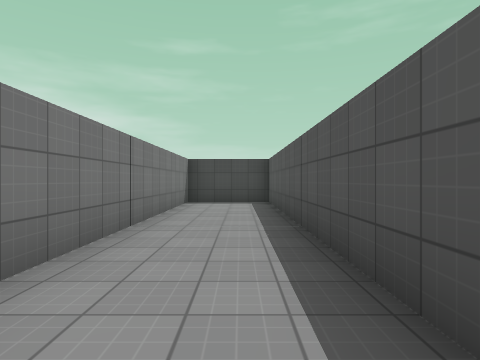
View 1 (above)

24 first-person views from a walk through a level from a Godot 3-D game. The camera is 1.3 m above the floor, looks level and sees 75° across. The floor is counted in squares, 1.95 m on a side. Each view is taken from the middle of a square. On the plan, view 1 faces up. The plan holds only what a view shows up to about 10 squares ahead; the rest is blank. The place goes on beyond the plan. Flat picture figures and markers are not drawn. Surface patterns are stand-ins for the level's own textures.

View 2
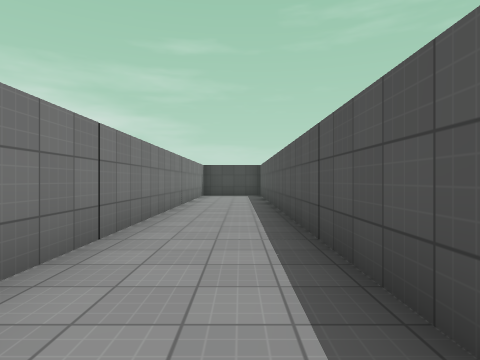

View 3
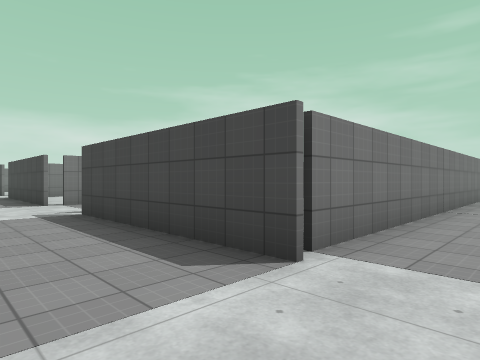

View 4
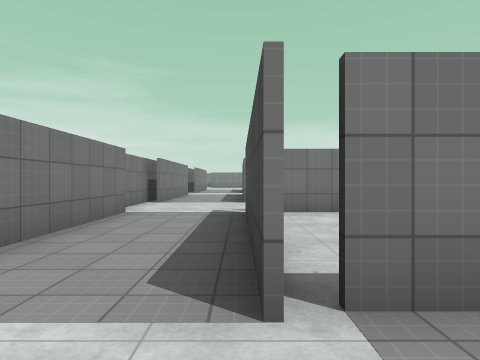

View 5
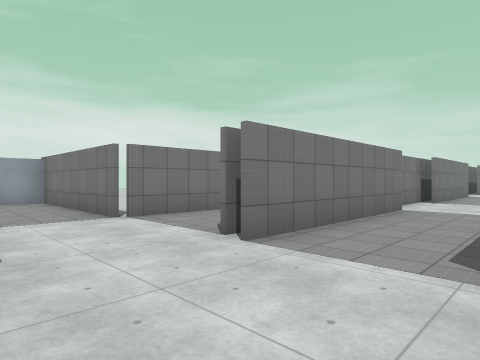

View 6
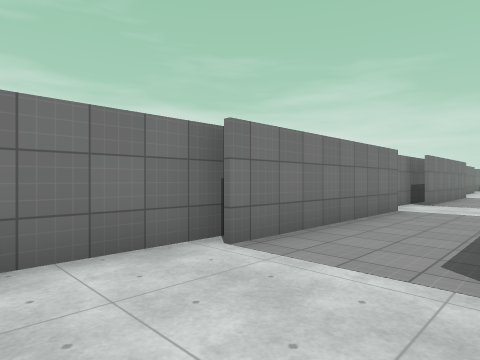

View 7
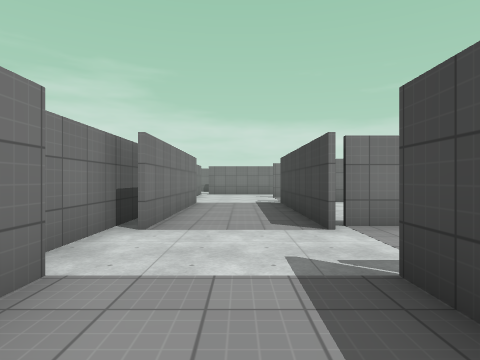

View 8
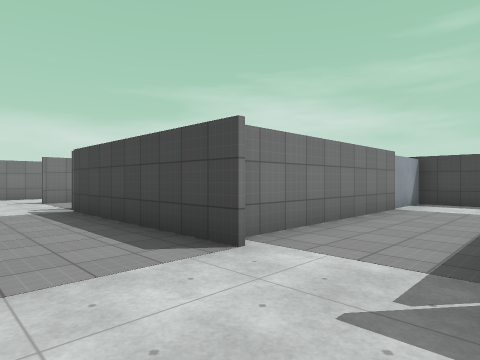

View 9
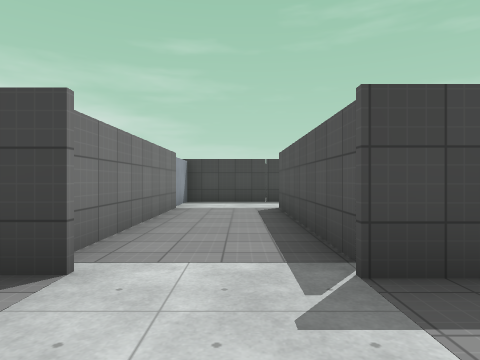

View 10
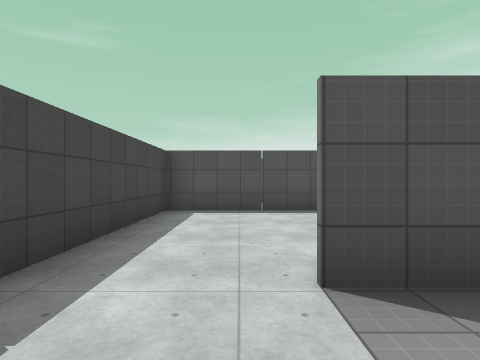

View 11
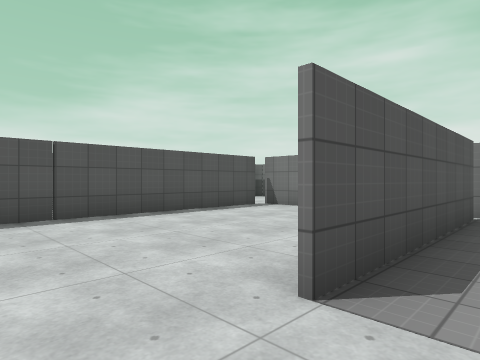

View 12
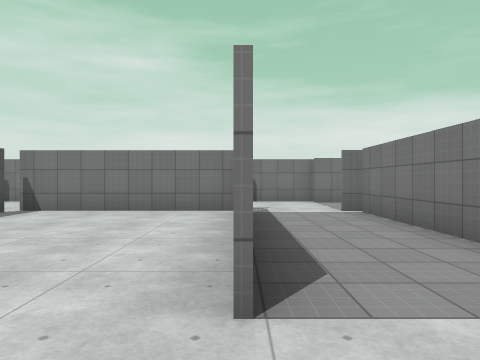

View 13
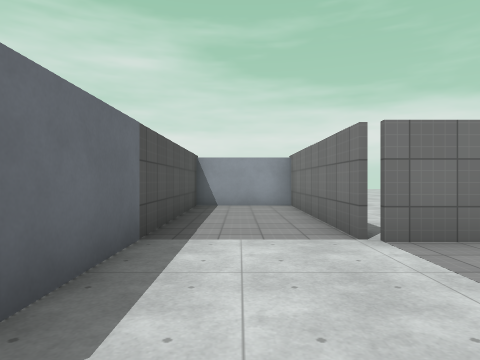

View 14
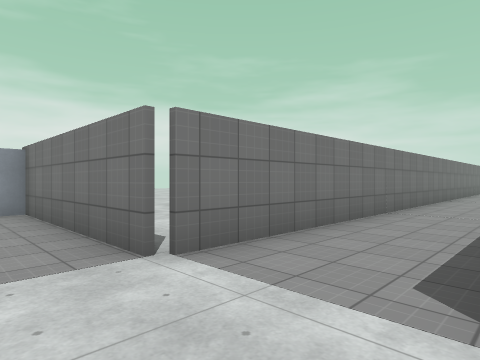

View 15
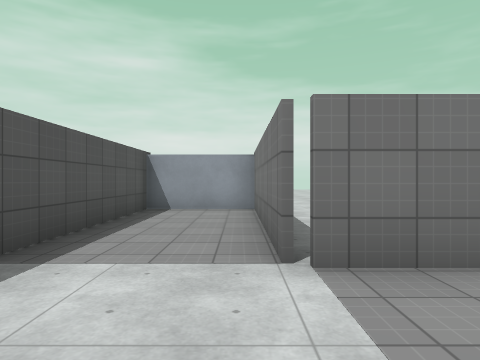

View 16
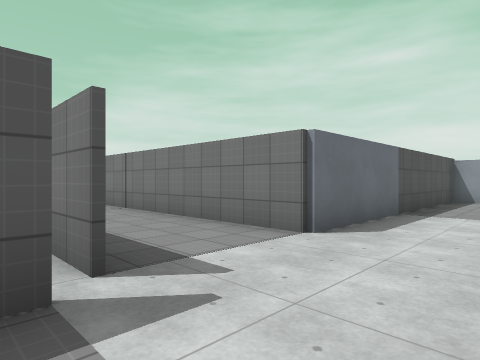

View 17
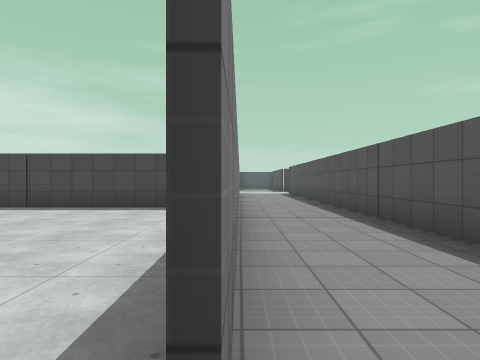

View 18
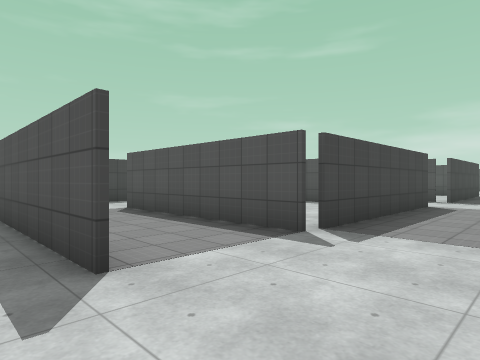

View 19
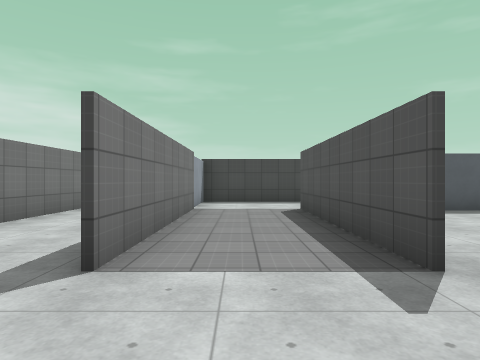

View 20
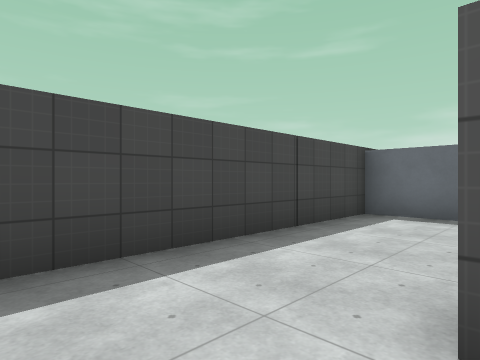

View 21
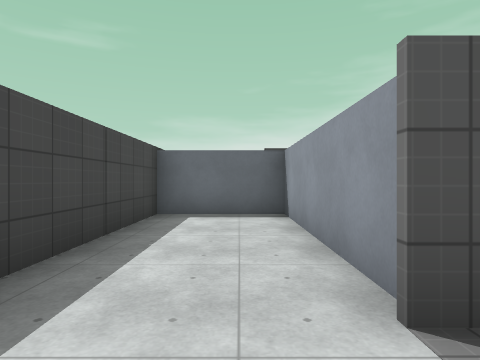

View 22
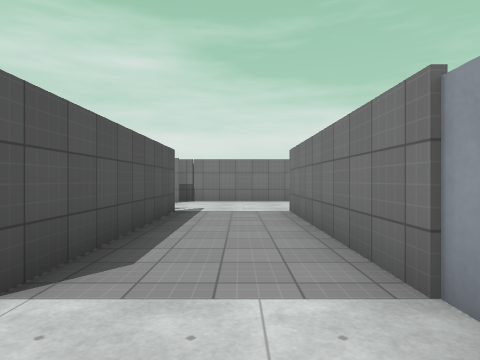

View 23
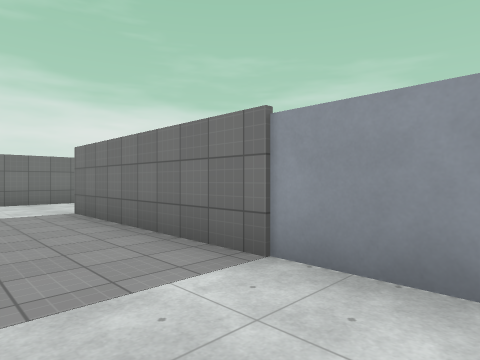

View 24
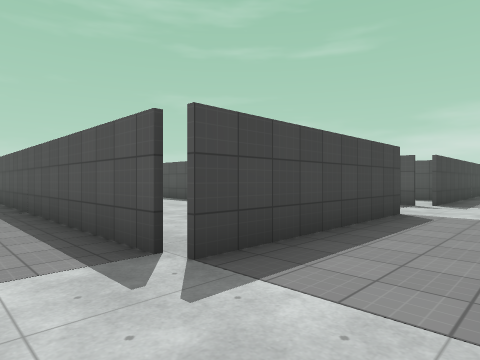

### Floor plan
Ten units are one square. View 1 is at (0, 0); x grows to the right and y downward. Boxes are objects, and circles mark ways between rooms. Rooms are numbered by the first view taken in them; rooms with no view inside come last. Other rooms are left out.
<svg viewBox="-256 -100 306 199">
<path fill="none" stroke="#000" d="M-90 24 -90 55M-66 55 -66 -40M-92 59 -142 59M-65 84 -14 84M-104 88 -66 88M-141 55 -141 5M-135 -16 -165 -16 -165 55M-14 59 -65 59M-142 84 -91 84M-161 59 -212 59M9 29 9 -92M-168 58 -161 58M11 94 11 84 45 84M-179 88 -144 88M41 59 12 59M-216 58 -216 9M-212 84 -161 84M10 -95 -16 -95 -16 55M-241 6 -241 58M-242 58 -242 16M-251 88 -211 88M-216 9 -169 9 -169 -16 -241 -16 -241 6M-141 58 -91 58M-91 55 -91 -16 -135 -16"/>
<circle cx="-230" cy="10" r="3" fill="#2a7"/>
<circle cx="-140" cy="-5" r="3" fill="#2a7"/>
<text x="-80" y="30">1</text>
<text x="-210" y="-10">2</text>
<text x="-120" y="20">3</text>
</svg>
Room 1 opens to room 2. Room 1 opens to room 3.

Where each view was taken, in squares from view 1:
view 1: 0 up, 0 right, facing up
view 2: 4 down, 0 right, facing up
view 3: 8 down, 0 right, facing up-left
view 4: 6 down, 0 right, facing left
view 5: 6 down, 1 right, facing down-left
view 6: 6 down, 7 left, facing down-left
view 7: 7 down, 12 left, facing left
view 8: 8 down, 14 left, facing up-left
view 9: 8 down, 15 left, facing up
view 10: 0 up, 16 left, facing right
view 11: 1 up, 15 left, facing down-right
view 12: 1 up, 14 left, facing down
view 13: 8 down, 0 right, facing down
view 14: 9 down, 0 right, facing down-left
view 15: 9 down, 1 left, facing down
view 16: 5 down, 1 left, facing down-right
view 17: 6 down, 9 left, facing up
view 18: 8 down, 25 left, facing up-right
view 19: 8 down, 23 left, facing up
view 20: 1 down, 23 left, facing up-right
view 21: 0 up, 23 left, facing right
view 22: 1 up, 23 left, facing down
view 23: 1 up, 22 left, facing down-left
view 24: 8 down, 8 left, facing up-right
